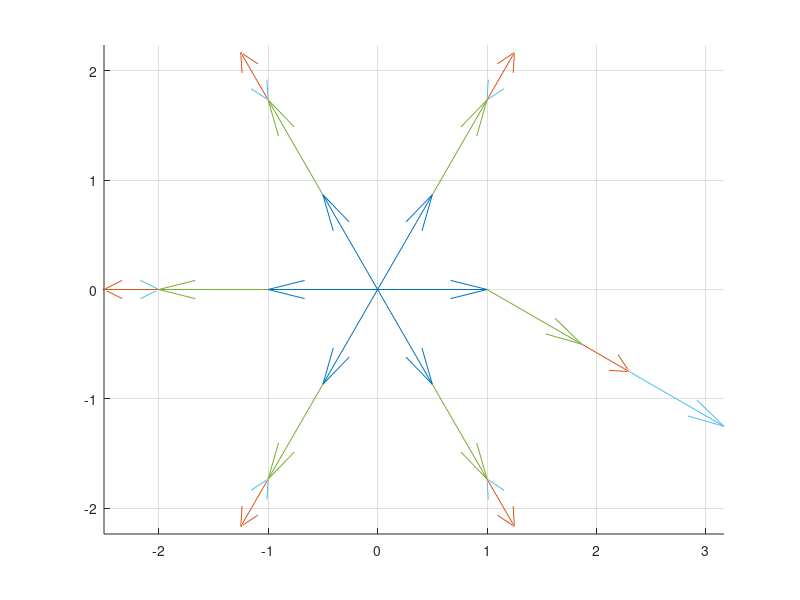

This figure's MATLAB source:

close all;
%%Frame model

angles = [[30, -60, 60],
          [0, -60, -60]
          [0, -60, -60]
          [0, -60, -60]
          [0, -60, -60]
          [0, -60, -60]];
  
base_o = zeros(6,3);

base = [[cosd(0), sind(0), 0];
        [cosd(60), sind(60), 0];
        [cosd(120), sind(120), 0];
        [cosd(180), sind(180), 0];
        [cosd(240), sind(240), 0];
        [cosd(300), sind(300), 0]];
    
%constant, specifies relative,  posiotion of two fixed servos
seg1 =[[cosd(0), sind(0), 0];
        [cosd(60), sind(60), 0];
        [cosd(120), sind(120), 0];
        [cosd(180), sind(180), 0];
        [cosd(240), sind(240), 0];
        [cosd(300), sind(300), 0]];
    
 
seg2 = [[cosd(0), sind(0), 0];
        [cosd(60), sind(60), 0];
        [cosd(120), sind(120), 0];
        [cosd(180), sind(180), 0];
        [cosd(240), sind(240), 0];
        [cosd(300), sind(300), 0]];

seg3 = [[cosd(0), sind(0), 0];
        [cosd(60), sind(60), 0];
        [cosd(120), sind(120), 0];
        [cosd(180), sind(180), 0];
        [cosd(240), sind(240), 0];
        [cosd(300), sind(300), 0]];


%%Motion on first joint
    for i = 1:length(seg1)
        seg1(i,:) = seg1(i,:) * rotz(angles(i,1));
        seg2(i,:) = seg2(i,:) * rotz(angles(i,1));
        seg3(i,:) = seg3(i,:) * rotz(angles(i,1));
    end
    
%%Motion on second joint
 for i = 1:length(seg2)
        anglexy = (360/(2*pi))*atan2(seg2(i,2),seg2(i,1)); %angle between vector projection on XY plane and X axis
        rotM = rotz(anglexy)*roty(angles(i,2))*rotz(-anglexy);
        seg2(i,:) = seg2(i,:) * rotM;
        seg3(i,:) = seg3(i,:) * rotM;
 end

 %%Motion on third joint
 for i = 1:length(seg3)
        anglexy = (360/(2*pi))*atan2(seg3(i,2),seg3(i,1)); %angle between vector projection on XY plane and X axis
        rotM = rotz(anglexy)*roty(angles(i,3))*rotz(-anglexy);
        seg3(i,:) = seg3(i,:) * rotM;
 end
 
%plot
figure(1);
hold on;
axis equal;
quiver3(base_o(:,1) ,                  base_o(:,2),                   base_o(:,3),                   base(:,1), base(:,2), base(:,3), 0);
quiver3(base(:,1),                     base(:,2),                     base(:,3),                     seg1(:,1), seg1(:,2), seg1(:,3),0);
quiver3(base(:,1)+seg1(:,1),           base(:,2)+seg1(:,2),           base(:,3)+seg1(:,3),           seg2(:,1), seg2(:,2), seg2(:,3),0);
quiver3(base(:,1)+seg1(:,1)+seg2(:,1), base(:,2)+seg1(:,2)+seg2(:,2), base(:,3)+seg1(:,3)+seg2(:,3), seg3(:,1), seg3(:,2), seg3(:,3),0);
grid;
hold off;
